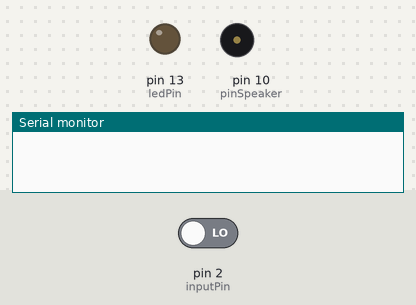
Bench run of a sketch on a simulated Arduino Uno, built with avr-gcc and run on an emulated ATmega328P. On the bench: output pins drawn as LEDs (lit = HIGH), buzzer (waves = sounding), the last lines printed to the serial monitor. The test bench sets the inputs (shaded band); at power-on: pin 2 (inputPin) LOW.

Above: at 1.2 s.
1.3 s: pin 2 (inputPin) driven HIGH
At 1.89 s:
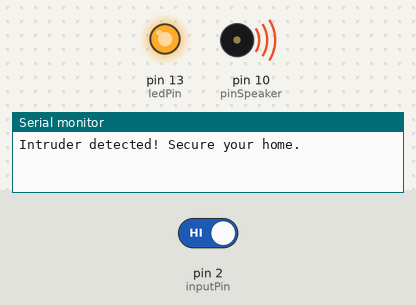
At 2.49 s:
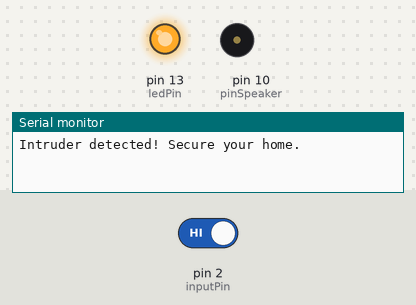
4.3 s: pin 2 (inputPin) driven LOW
At 5.7 s:
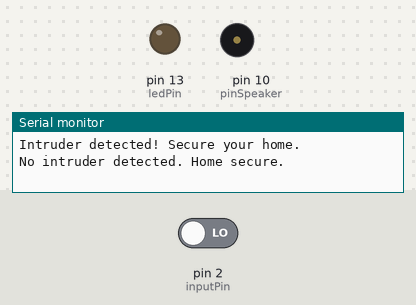
Timing chart, 0 to 7.3 s (numbered marks = the images above; inputs shaded):
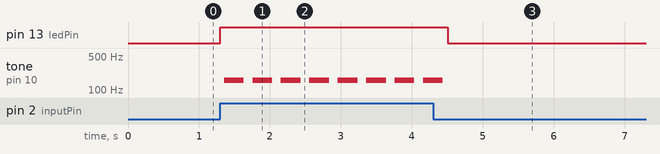

Measured:
- after the input at 1.3 s, pin 13 (ledPin): LOW → HIGH at once; tone on pin 10 (pinSpeaker): plays 160 Hz for 0.28 s, 159 Hz for 0.28 s, 160 Hz for 0.28 s, 160 Hz for 0.28 s, 160 Hz for 0.28 s, 160 Hz for 0.28 s … (8 notes in this stretch), starting after 0.05 s
- after the input at 4.3 s, pin 13 (ledPin): HIGH → LOW after 0.21 s; tone on pin 10 (pinSpeaker): goes on until 4.4 s, then stays silent

The sketch:

pir_sensor2.ino
```cpp
int ledPin = 13;
int inputPin = 2;
int pirState = LOW;
int val = 0;
int pinSpeaker = 10;

void setup() {
  pinMode(ledPin, OUTPUT);
  pinMode(inputPin, INPUT);
  pinMode(pinSpeaker, OUTPUT);
  Serial.begin(9600);
}

void loop() {
  val = digitalRead(inputPin);
  if (val == HIGH) {
    digitalWrite(ledPin, HIGH);
    playTone(300, 160);
    delay(100); // Kurangi delay setelah mendeteksi gerakan

    if (pirState == LOW) {
      Serial.println("Intruder detected! Secure your home."); // Pesan sesuai dengan pengamanan rumah
      pirState = HIGH;
    }
  } else {
    digitalWrite(ledPin, LOW);
    playTone(0, 0);
    delay(100); // Kurangi delay setelah gerakan berakhir

    if (pirState == HIGH) {
      Serial.println("No intruder detected. Home secure."); // Pesan sesuai dengan pengamanan rumah
      pirState = LOW;
    }
  }
}

void playTone(long duration, int freq) {
  duration *= 1000;
  int period = (1.0 / freq) * 1000000;
  long elapsed_time = 0;
  while (elapsed_time < duration) {
    digitalWrite(pinSpeaker, HIGH);
    delayMicroseconds(period / 2);
    digitalWrite(pinSpeaker, LOW);
    delayMicroseconds(period / 2);
    elapsed_time += (period);
  }
}
```
